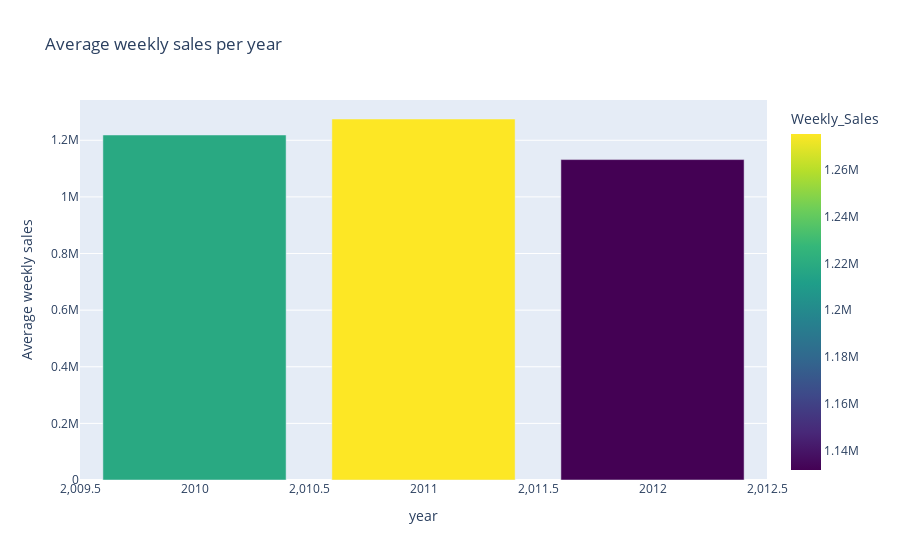

The notebook cell this image was saved under:
### Code cell
# Create a bar graph of the average weekly sale per year
weekly_sales_mean = df.groupby(['year']).agg({'Weekly_Sales':'mean'})

fig = px.bar(weekly_sales_mean,x=weekly_sales_mean.index, 
              y='Weekly_Sales', 
              title="Average weekly sales per year",
                color='Weekly_Sales',color_continuous_scale=px.colors.sequential.Viridis)

fig.update_xaxes(title="year")
fig.update_yaxes(title="Average weekly sales")
fig.show()

### Figure 1 — Plotly figure (JSON) as saved in the notebook; plotly's stock layout.template omitted (floating-point values rounded to 4 significant figures)
{"data": [{"alignmentgroup": "True", "hovertemplate": "year=%{x}<br>Weekly_Sales=%{marker.color}<extra></extra>", "legendgroup": "", "marker": {"color": [1219000.0, 1275000.0, 1132000.0], "coloraxis": "coloraxis"}, "name": "", "offsetgroup": "", "orientation": "v", "showlegend": false, "textposition": "auto", "type": "bar", "x": [2010, 2011, 2012], "xaxis": "x", "y": [1219000.0, 1275000.0, 1132000.0], "yaxis": "y"}], "layout": {"barmode": "relative", "coloraxis": {"colorbar": {"title": {"text": "Weekly_Sales"}}, "colorscale": [[0, "#440154"], [0.1111, "#482878"], [0.2222, "#3e4989"], [0.3333, "#31688e"], [0.4444, "#26828e"], [0.5556, "#1f9e89"], [0.6667, "#35b779"], [0.7778, "#6ece58"], [0.8889, "#b5de2b"], [1, "#fde725"]]}, "legend": {"tracegroupgap": 0}, "title": {"text": "Average weekly sales per year"}, "xaxis": {"anchor": "y", "domain": [0, 1], "title": {"text": "year"}}, "yaxis": {"anchor": "x", "domain": [0, 1], "title": {"text": "Average weekly sales"}}}}
